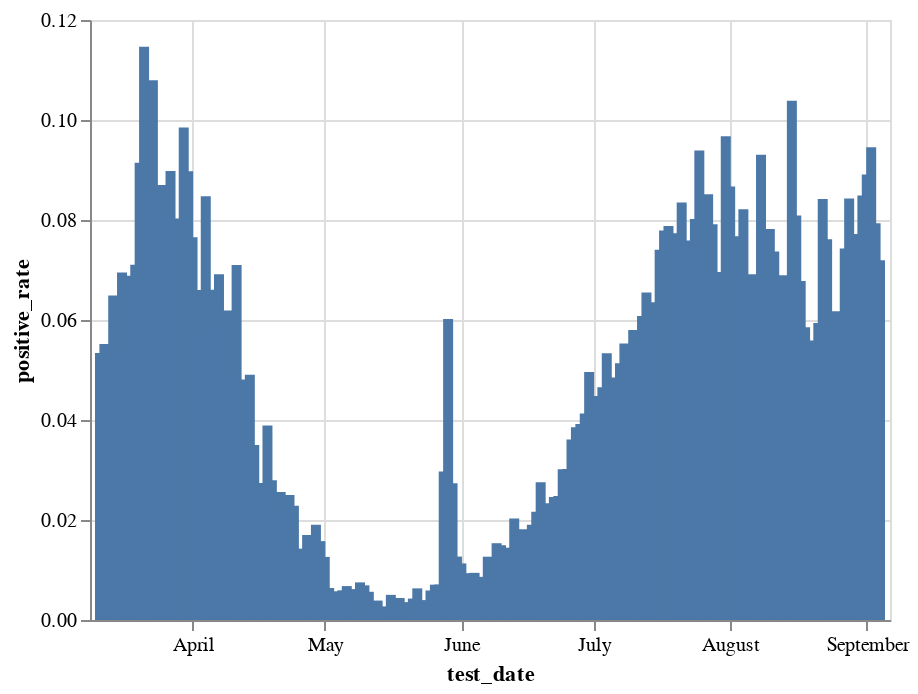

Notebook cell for this chart:
### Code cell
pr = (bdi[(bdi.test_date>'2020') & (bdi.test_date<'2021')&(bdi.corona_result.isin(['positive', 'negative'])) & (bdi.test_for_corona_diagnosis)]
 .groupby(['test_date', 'corona_result']).size().unstack()
 .assign(positive_rate=lambda x: x.positive/(x.positive+x.negative)))

alt.Chart(pr.reset_index()).mark_bar().encode(
    x='test_date',
    y='positive_rate',
    tooltip=['test_date', 'positive_rate']
).interactive()

### Figure 1 — Vega-Lite specification as saved in the notebook (floating-point values rounded to 4 significant figures; data arrays with more than 128 entries replaced by an {"elided": "..."} marker saying what was removed)
{"config": {"view": {"continuousWidth": 400, "continuousHeight": 300}}, "data": {"name": "data-24abba50f46d5d318b98d9b10d51ad30"}, "mark": "bar", "encoding": {"tooltip": [{"type": "temporal", "field": "test_date"}, {"type": "quantitative", "field": "positive_rate"}], "x": {"type": "temporal", "field": "test_date"}, "y": {"type": "quantitative", "field": "positive_rate"}}, "selection": {"selector022": {"type": "interval", "bind": "scales", "encodings": ["x", "y"]}}, "$schema": "https://vega.github.io/schema/vega-lite/v4.8.1.json", "datasets": {"data-24abba50f46d5d318b98d9b10d51ad30": {"elided": "178 records"}}}
